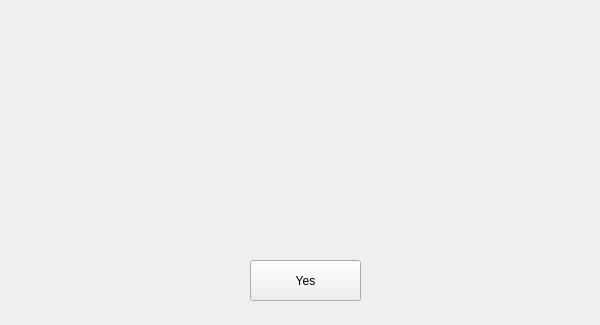
<?xml version="1.0" encoding="UTF-8"?>
<ui version="4.0">
 <class>Form</class>
 <widget class="QWidget" name="Form">
  <property name="geometry">
   <rect>
    <x>0</x>
    <y>0</y>
    <width>600</width>
    <height>325</height>
   </rect>
  </property>
  <property name="windowTitle">
   <string>Message</string>
  </property>
  <widget class="QLabel" name="message_label">
   <property name="geometry">
    <rect>
     <x>20</x>
     <y>60</y>
     <width>551</width>
     <height>161</height>
    </rect>
   </property>
   <property name="font">
    <font>
     <pointsize>14</pointsize>
    </font>
   </property>
   <property name="text">
    <string/>
   </property>
  </widget>
  <widget class="QPushButton" name="yes">
   <property name="geometry">
    <rect>
     <x>250</x>
     <y>260</y>
     <width>111</width>
     <height>41</height>
    </rect>
   </property>
   <property name="text">
    <string>Yes</string>
   </property>
  </widget>
 </widget>
 <resources/>
 <connections/>
</ui>
